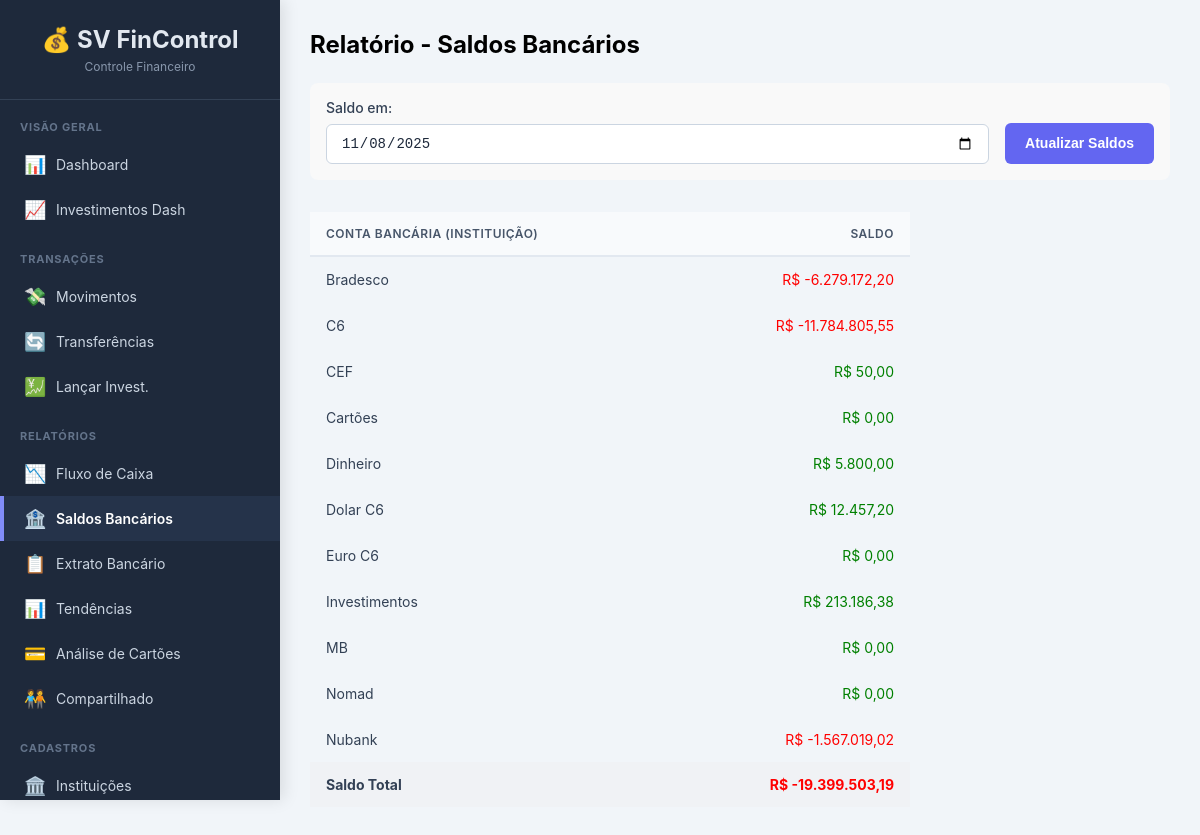
The app's page /relatorio/saldos with its own data.
### tables this page shows
CREATE TABLE instituicoes (
        id INTEGER PRIMARY KEY AUTOINCREMENT,
        descricao TEXT NOT NULL UNIQUE
    );

### app.py (the view)
@app.route('/relatorio/saldos')
def relatorio_saldos():
    conn = get_db_connection()
    data_saldo_str = request.args.get('data_saldo', date.today().strftime('%Y-%m-%d'))
    try:
        data_saldo = datetime.strptime(data_saldo_str, '%Y-%m-%d').date()
    except ValueError:
        flash("Data inválida.", 'error')
        data_saldo = date.today()
        data_saldo_str = data_saldo.strftime('%Y-%m-%d')
    sql = '''
        SELECT i.id, i.descricao AS instituicao,
               (
                   -- 1. MOVIMENTOS: Soma receitas e despesas efetivadas (sem cartão)
                   COALESCE(SUM(CASE
                       WHEN m.status = 'Efetivado'
                       AND m.cartao_id IS NULL
                       AND m.data_efetivacao IS NOT NULL
                       AND date(m.data_efetivacao) <= date(?)
                       THEN m.valor
                       ELSE 0
                   END), 0)

                   +

                   -- 2. TRANSFERÊNCIAS RECEBIDAS (entradas na conta)
                   COALESCE(SUM(CASE
                       WHEN t.status = 'Efetivado'
                       AND t.conta_destino_id = i.id
                       AND t.data_efetivacao IS NOT NULL
                       AND date(t.data_efetivacao) <= date(?)
                       THEN t.valor
                       ELSE 0
                   END), 0)

                   -

                   -- 3. TRANSFERÊNCIAS ENVIADAS (saídas da conta)
                   COALESCE(SUM(CASE
                       WHEN t.status = 'Efetivado'
                       AND t.conta_origem_id = i.id
                       AND t.data_efetivacao IS NOT NULL
                       AND date(t.data_efetivacao) <= date(?)
                       THEN t.valor
                       ELSE 0
                   END), 0)
               ) AS saldo
        FROM instituicoes i
        LEFT JOIN movimentos m ON m.instituicao_id = i.id
        LEFT JOIN transferencias t ON (t.conta_origem_id = i.id OR t.conta_destino_id = i.id)
        GROUP BY i.descricao, i.id
        ORDER BY i.descricao
    '''
    params = [data_saldo_str, data_saldo_str, data_saldo_str]
    saldos_list = []
    saldo_total = 0.0
    try:
        saldos_calculados = conn.execute(sql, params).fetchall()
        conn.close()
        for saldo_row in saldos_calculados:
            saldo = saldo_row['saldo']
            saldos_list.append({
                'instituicao': saldo_row['instituicao'],
                'saldo': saldo
            })
            saldo_total += saldo
    except Exception as e:
        if conn:
            conn.close()
        flash(f"Erro ao calcular saldos: {e}", "error")
        saldos_list = []
        saldo_total = 0.0
    return render_template('relatorio_saldos.html',
                           saldos=saldos_list,
                           data_saldo=data_saldo_str,
                           saldo_total=saldo_total)

### app.py (called while the page is built)
def format_brl(value):
    if pd.isna(value) or value == 0:
         return "R$ 0,00"
    try:
         float_value = float(value)
         if float_value == 0.0 and math.copysign(1.0, float_value) == -1.0:
             return "R$ 0,00"
         return f"R$ {float_value:,.2f}".replace(",", "X").replace(".", ",").replace("X", ".")
    except (ValueError, TypeError):
         return "Valor Inválido"

def get_db_connection():
    conn = sqlite3.connect(DATABASE, detect_types=sqlite3.PARSE_DECLTYPES | sqlite3.PARSE_COLNAMES)
    conn.execute("PRAGMA foreign_keys = ON;")
    conn.execute("PRAGMA journal_mode=WAL")
    conn.row_factory = sqlite3.Row
    return conn

### templates/relatorio_saldos.html (shortened to what this page needs)
{% extends "base.html" %}
{% block content %}
    <h2>Relatório - Saldos Bancários</h2>
    <form method="GET" action="{{ url_for('relatorio_saldos') }}" style="margin: 1.5rem 0; background-color: #f9f9f9; padding: 1rem; border-radius: 8px;">
        <div style="display: flex; gap: 1rem; align-items: flex-end;">
            <div class="form-group" style="margin-bottom: 0; flex-grow: 1;">
                <label for="data_saldo">Saldo em:</label>
                <input type="date" name="data_saldo" value="{{ data_saldo }}">
            </div>
            <button type="submit" class="btn btn-primary">Atualizar Saldos</button>
        </div>
    </form>
    {% if saldos %}
    <table class="table table-bordered table-hover table-sm" style="margin-top: 2rem; max-width: 600px;">
        <thead>
            <tr>
                <th>Conta Bancária (Instituição)</th>
                <th style="text-align: right;">Saldo</th>
            </tr>
        </thead>
        <tbody>
            {% for saldo in saldos %}
            <tr>
                <td>{{ saldo.instituicao }}</td>
                <td style="text-align: right; color: {% if saldo.saldo >= 0 %}green{% else %}red{% endif %};">
                    {{ format_brl(saldo.saldo) }}
                </td>
            </tr>
            {% endfor %}
        </tbody>
        <tfoot>
            <tr style="background-color: #f0f2f5; font-weight: bold;">
                <td>Saldo Total</td>
                <td style="text-align: right; color: {% if saldo_total >= 0 %}green{% else %}red{% endif %};">
                    {{ format_brl(saldo_total) }}
                </td>
            </tr>
        </tfoot>
    </table>
    {% endif %}
{% endblock %}

### templates/base.html (style rules this page uses)
* { margin: 0; padding: 0; box-sizing: border-box; }
body { font-family: -apple-system, BlinkMacSystemFont, "Segoe UI", Roboto, "Helvetica Neue", Arial, sans-serif; background-color: #f1f5f9; min-height: 100vh; display: flex; }
table { width: 100%; border-collapse: collapse; }
thead { background: #f8fafc; }
th { padding: 14px 16px; text-align: left; font-size: 12px; font-weight: 600; color: #475569; text-transform: uppercase; letter-spacing: 0.5px; border-bottom: 2px solid #e2e8f0; white-space: nowrap; }
td { padding: 14px 16px; border-bottom: 1px solid #f1f5f9; color: #334155; font-size: 14px; }
tbody tr:last-child td { border-bottom: none; }
.form-group { margin-bottom: 20px; }
.form-group label { display: block; margin-bottom: 8px; font-weight: 500; font-size: 14px; color: #334155; }
.form-group input, .form-group select, .form-group textarea { width: 100%; padding: 10px 14px; border: 1px solid #cbd5e1; border-radius: 6px; font-size: 14px; transition: border-color 0.2s, box-shadow 0.2s; background: white; color: #1e293b; }
.btn { padding: 10px 20px; border: none; border-radius: 6px; cursor: pointer; font-size: 14px; font-weight: 600; transition: all 0.2s ease-in-out; display: inline-flex; align-items: center; gap: 8px; text-decoration: none; line-height: 1.5; }
.btn-primary { background-color: #6366f1; color: white; }

### records on screen
instituicoes: instituicao "Bradesco", saldo "R$ -6.279.172,20"
instituicoes: instituicao "C6", saldo "R$ -11.784.805,55"
instituicoes: instituicao "CEF", saldo "R$ 50,00"
instituicoes: instituicao "Cartões", saldo "R$ 0,00"
instituicoes: instituicao "Dinheiro", saldo "R$ 5.800,00"
instituicoes: instituicao "Dolar C6", saldo "R$ 12.457,20"
instituicoes: instituicao "Euro C6", saldo "R$ 0,00"
instituicoes: instituicao "Investimentos", saldo "R$ 213.186,38"
instituicoes: instituicao "MB", saldo "R$ 0,00"
instituicoes: instituicao "Nomad", saldo "R$ 0,00"
instituicoes: instituicao "Nubank", saldo "R$ -1.567.019,02"
